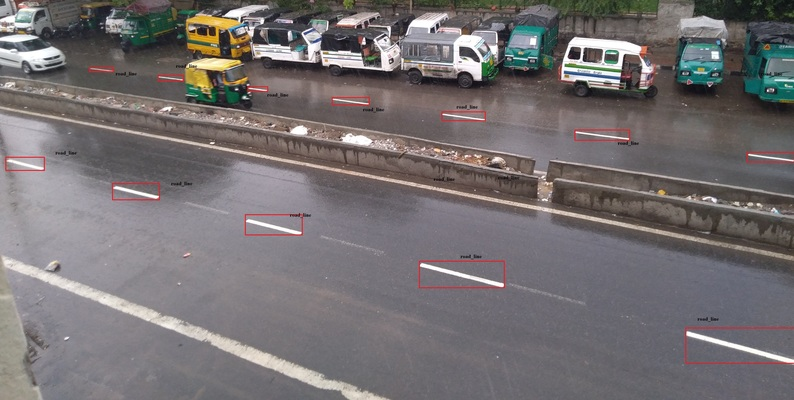
#> input picture road.jpg, 794 x 400 px
$ python openCVlane_detection.py
#> lines starting #> are read from the running program, lines starting #| are printed output that depends on the picture; after the words box and inside, x2 and y2 are one past the last pixel; in counts of white or black regions, pixels touching at a corner belong together
import cv2
import numpy as np

def canny(image):
    gray = cv2.cvtColor(image, cv2.COLOR_RGB2GRAY)
    blur = cv2.GaussianBlur(gray, (5, 5), 0)
    canny = cv2.Canny(blur, 50, 150)
    return canny

def region_of_interest(image):
    height = image.shape[0]
    width = image.shape[1]
    polygons = np.array([
        [(0, height),
         (width, height),
         (width//2, height//2)]
    ])
    mask = np.zeros_like(image)
    cv2.fillPoly(mask, polygons, 255)
    masked_image = cv2.bitwise_and(image, mask)
    return masked_image

def display_lines(image, lines):
    line_image = np.zeros_like(image)
    if lines is not None:
        for line in lines:
            x1, y1, x2, y2 = line.reshape(4)
            cv2.line(line_image, (x1, y1), (x2, y2),
                    (255, 0, 0), 10)
    return line_image


image = cv2.imread('road.jpg')
#> image is the input picture: shape (400, 794, 3); mean B, G, R 113.9, 112.4, 117.3

if image is None:
    print("ERROR: road.jpg not found!")
else:
    copy = np.copy(image)
    canny_image = canny(copy)
#> in canny, `gray = cv2.cvtColor(image, cv2.COLOR_RGB2GRAY)`:
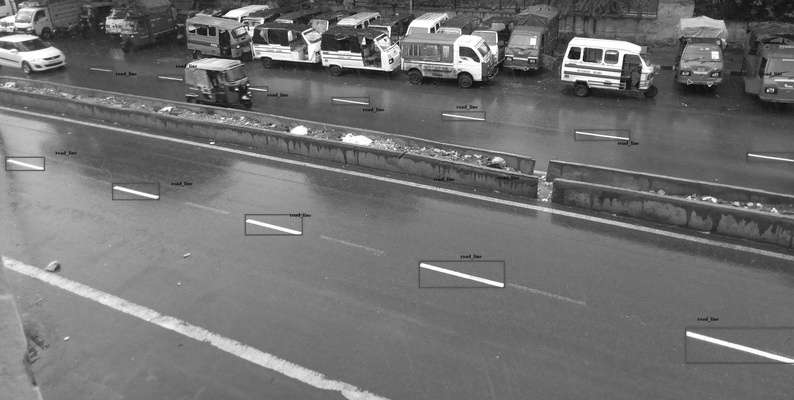
#> gray: shape (400, 794); min 6, max 255, mean 113.5
#> in canny, `canny = cv2.Canny(blur, 50, 150)`:
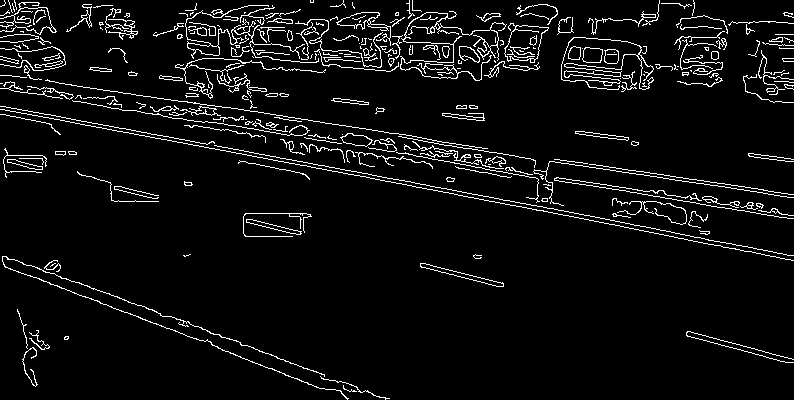
#> canny: shape (400, 794); 5.7% white in thin lines or dots
    cropped = region_of_interest(canny_image)
#> in region_of_interest, `cv2.fillPoly(mask, polygons, 255)`:
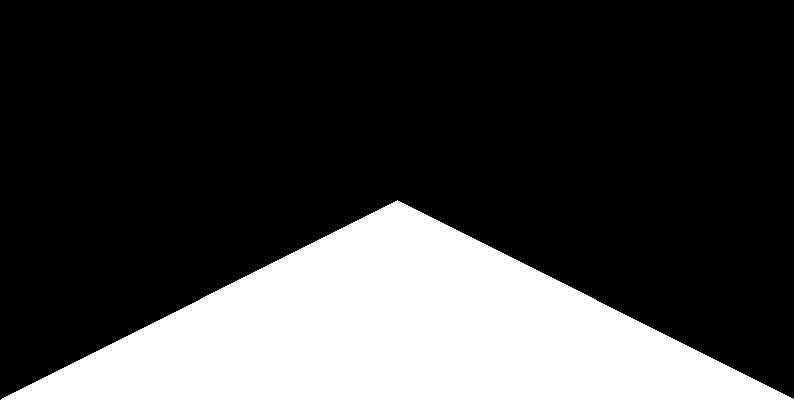
#> mask: shape (400, 794); 25.1% white; 1 white region, box (x1, y1, x2, y2) and area: (1, 200, 794, 400) 79597
#> in region_of_interest, `masked_image = cv2.bitwise_and(image, mask)`:
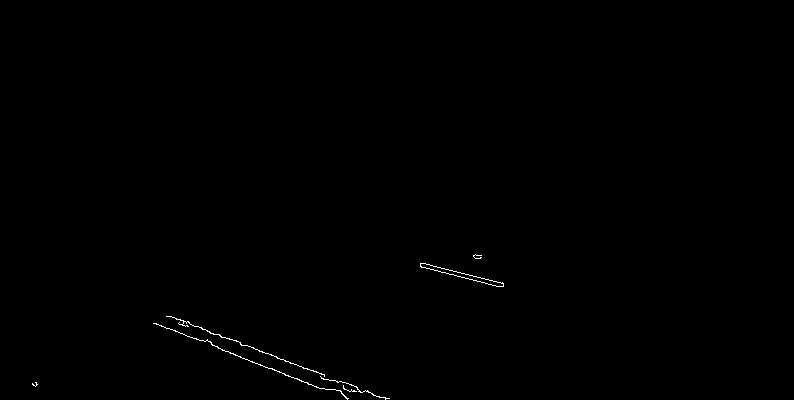
#> masked_image: shape (400, 794); 0.24% white in thin lines or dots, all inside (x1, y1, x2, y2) = (32, 254, 504, 400)
    lines = cv2.HoughLinesP(
        cropped, 2, np.pi/180, 100,
        np.array([]),
        minLineLength=40,
        maxLineGap=5
    )
#> lines = [[240, 343, 324, 375], [218, 348, 268, 368], [155, 323, 201, 340]]
    line_image = display_lines(copy, lines)
#> the loop in display_lines, `for line in lines:` made 3 passes
    combo = cv2.addWeighted(copy, 0.8, line_image, 1, 1)
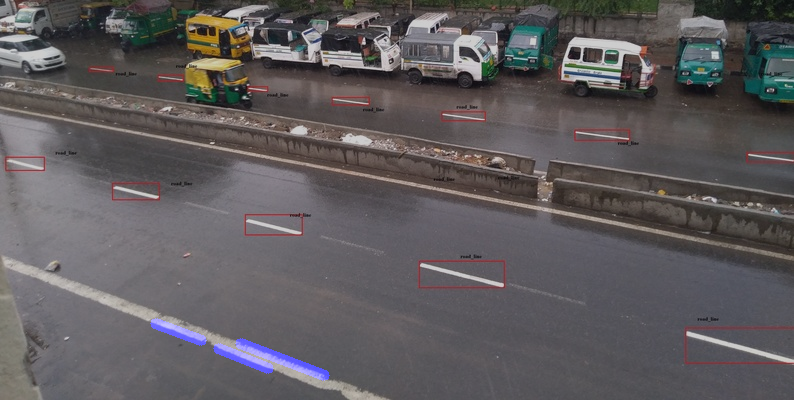
#> combo: shape (400, 794, 3); mean B, G, R 93, 91, 94.8

    cv2.imshow('1 - Original', image)
    cv2.imshow('2 - Edges', canny_image)
    cv2.imshow('3 - Road Area', cropped)
    cv2.imshow('4 - Final Result', combo)
    cv2.waitKey(0)
